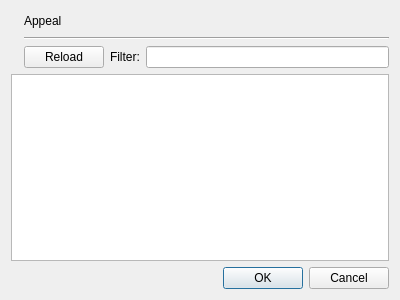
<?xml version="1.0" encoding="UTF-8"?>
<ui version="4.0">
 <class>DlgDocumentServiceUpload</class>
 <widget class="QDialog" name="DlgDocumentServiceUpload">
  <property name="geometry">
   <rect>
    <x>0</x>
    <y>0</y>
    <width>400</width>
    <height>300</height>
   </rect>
  </property>
  <property name="windowTitle">
   <string>Dialog</string>
  </property>
  <layout class="QVBoxLayout" name="verticalLayout">
   <item>
    <layout class="QHBoxLayout" name="horizontalLayout_3">
     <item>
      <widget class="QLabel" name="pixmapLabel">
       <property name="text">
        <string/>
       </property>
      </widget>
     </item>
     <item>
      <layout class="QVBoxLayout" name="verticalLayout_2">
       <item>
        <layout class="QHBoxLayout" name="horizontalLayout_2">
         <item>
          <widget class="QLabel" name="appealLabel">
           <property name="text">
            <string>Appeal</string>
           </property>
          </widget>
         </item>
         <item>
          <spacer name="horizontalSpacer">
           <property name="orientation">
            <enum>Qt::Horizontal</enum>
           </property>
           <property name="sizeHint" stdset="0">
            <size>
             <width>40</width>
             <height>20</height>
            </size>
           </property>
          </spacer>
         </item>
        </layout>
       </item>
       <item>
        <widget class="Line" name="line">
         <property name="orientation">
          <enum>Qt::Horizontal</enum>
         </property>
        </widget>
       </item>
       <item>
        <layout class="QHBoxLayout" name="horizontalLayout">
         <item>
          <widget class="QPushButton" name="reloadButton">
           <property name="text">
            <string>Reload</string>
           </property>
          </widget>
         </item>
         <item>
          <widget class="QLabel" name="filterLabel">
           <property name="text">
            <string>Filter:</string>
           </property>
          </widget>
         </item>
         <item>
          <widget class="QLineEdit" name="filterLine"/>
         </item>
        </layout>
       </item>
      </layout>
     </item>
    </layout>
   </item>
   <item>
    <widget class="LoweredTreeView" name="uploadView"/>
   </item>
   <item>
    <widget class="QDialogButtonBox" name="buttonBox">
     <property name="orientation">
      <enum>Qt::Horizontal</enum>
     </property>
     <property name="standardButtons">
      <set>QDialogButtonBox::Cancel|QDialogButtonBox::Ok</set>
     </property>
    </widget>
   </item>
  </layout>
 </widget>
 <customwidgets>
  <customwidget>
   <class>LoweredTreeView</class>
   <extends>QTreeView</extends>
   <header>lowered_tree_view.h</header>
  </customwidget>
 </customwidgets>
 <resources/>
 <connections>
  <connection>
   <sender>buttonBox</sender>
   <signal>accepted()</signal>
   <receiver>DlgDocumentServiceUpload</receiver>
   <slot>accept()</slot>
   <hints>
    <hint type="sourcelabel">
     <x>248</x>
     <y>254</y>
    </hint>
    <hint type="destinationlabel">
     <x>157</x>
     <y>274</y>
    </hint>
   </hints>
  </connection>
  <connection>
   <sender>buttonBox</sender>
   <signal>rejected()</signal>
   <receiver>DlgDocumentServiceUpload</receiver>
   <slot>reject()</slot>
   <hints>
    <hint type="sourcelabel">
     <x>316</x>
     <y>260</y>
    </hint>
    <hint type="destinationlabel">
     <x>286</x>
     <y>274</y>
    </hint>
   </hints>
  </connection>
 </connections>
</ui>
